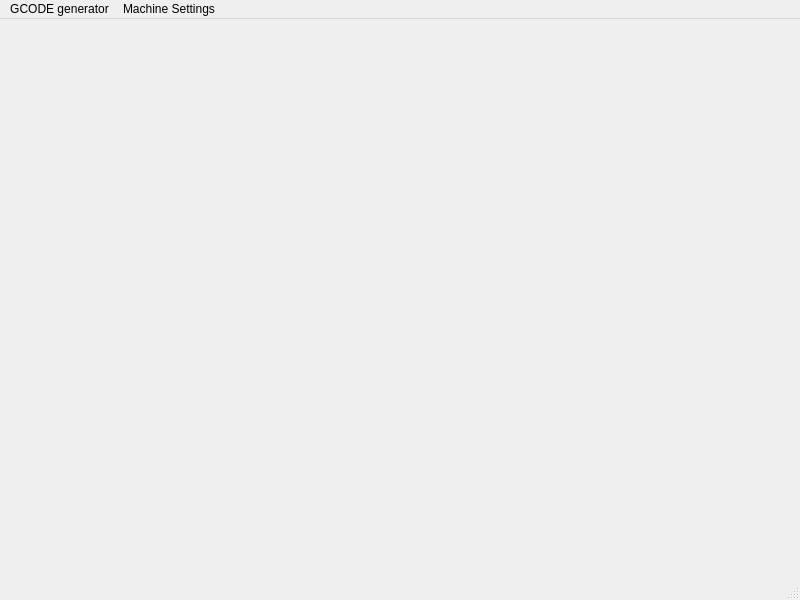
<?xml version="1.0" encoding="UTF-8"?>
<ui version="4.0">
 <class>MainWindow</class>
 <widget class="QMainWindow" name="MainWindow">
  <property name="geometry">
   <rect>
    <x>0</x>
    <y>0</y>
    <width>800</width>
    <height>600</height>
   </rect>
  </property>
  <property name="windowTitle">
   <string>MainWindow</string>
  </property>
  <widget class="QWidget" name="centralwidget">
   <widget class="QWidget" name="horizontalLayoutWidget">
    <property name="geometry">
     <rect>
      <x>0</x>
      <y>0</y>
      <width>160</width>
      <height>80</height>
     </rect>
    </property>
    <layout class="QHBoxLayout" name="horizontalLayout">
     <item>
      <layout class="QVBoxLayout" name="verticalLayout_2"/>
     </item>
     <item>
      <layout class="QVBoxLayout" name="verticalLayout"/>
     </item>
    </layout>
   </widget>
  </widget>
  <widget class="QMenuBar" name="menubar">
   <property name="geometry">
    <rect>
     <x>0</x>
     <y>0</y>
     <width>800</width>
     <height>18</height>
    </rect>
   </property>
   <widget class="QMenu" name="menuGLOW">
    <property name="title">
     <string>GCODE generator</string>
    </property>
   </widget>
   <widget class="QMenu" name="menuMachine_Settings">
    <property name="title">
     <string>Machine Settings</string>
    </property>
   </widget>
   <addaction name="menuGLOW"/>
   <addaction name="menuMachine_Settings"/>
  </widget>
  <widget class="QStatusBar" name="statusbar"/>
 </widget>
 <resources/>
 <connections/>
</ui>
